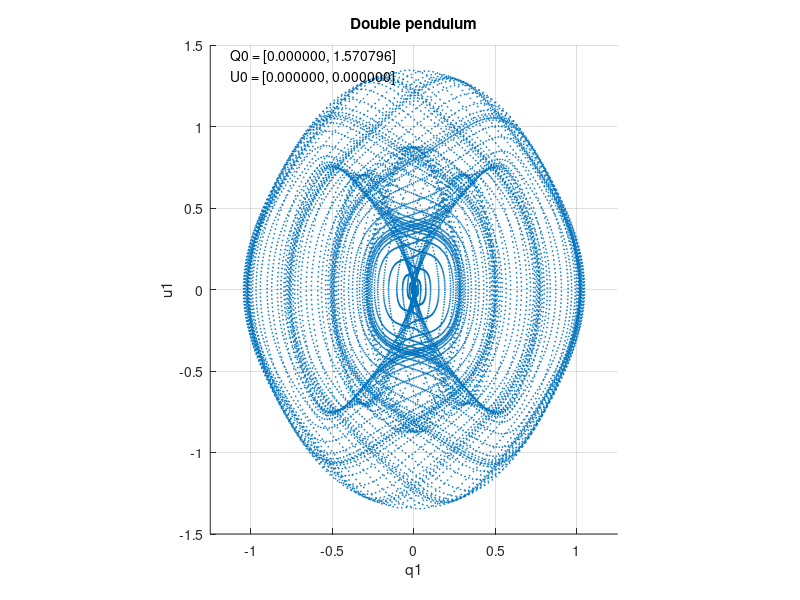

MATLAB code for this plot:
# Double pendulum

printf(" --- Initial conditions --- \n");
q01 = 0;
q02 = 6*atan(2 - sqrt(3));
u01 = 0;
u02 = 0;

function xdot = f(x,t)
  c12 = cos(x(1) - x(2));
  s12 = sin(x(1) - x(2));
  xdot(1) = x(3);
  xdot(2) = x(4);
  xdot(3) = (sin(x(2))*c12 - 2*sin(x(1)) - s12*(x(4)^2 + c12*x(3)^2)) / (2 - c12^2);
  xdot(4) = (2*sin(x(1))*c12 - 2*sin(x(2)) + s12*(2*x(3)^2 + c12*x(4)^2)) / (2 - c12^2);
endfunction

x = lsode("f", [q01; q02; u01; u02], (t = linspace (0, 384, 19200)'));

#set term postcript;
#set output "sample.ps";
scatter(x(:, [1]), x(:, [3]), 0.5);

axis equal
axis([-1.25, 1.25, -1.5, 1.5])
grid on
title "Double pendulum"
xlabel "q1"
ylabel "u1"

hP = axis();
ts1 = sprintf("Q0 = [%f, %f]\nU0 = [%f, %f]\n", q01, q02, u01, u02);
text(-hP(2) + 0.05*(hP(2) - hP(1)), hP(4) - 0.05*(hP(4) - hP(3)), ts1);
